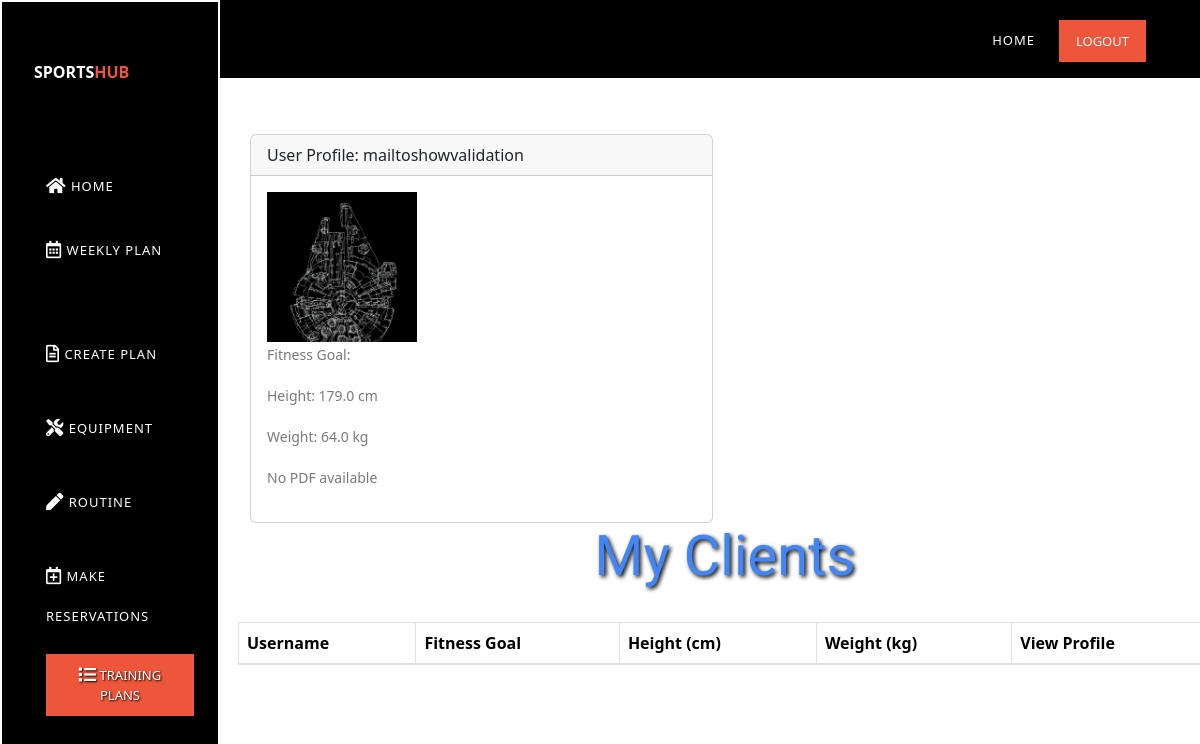
The page /members/profile/42/ on the database its author committed.
### users/models.py (models this page shows, shortened)
class CustomUser(AbstractBaseUser, PermissionsMixin):
    username = models.CharField(max_length=100, unique=True)
    email = models.EmailField(unique=True)
    first_name = models.CharField(max_length=100)
    last_name = models.CharField(max_length=100)
    role = models.CharField(max_length=20)  # Define roles (e.g., "FitnessUser", "FitnessTrainer", "SportsTrainer")
    description = models.TextField(blank=True, null=True)
    profile_picture = models.FileField(upload_to='profile_pics/', blank=True, null=True)
    address = models.TextField(blank=True, null=True)
    contact_number = models.CharField(max_length=15, blank=True, null=True)
    second_contact_number = models.CharField(max_length=15, blank=True, null=True)# Add the description field
    is_active = models.BooleanField(default=True)
    is_staff = models.BooleanField(default=False)
    objects = CustomUserManager()
    USERNAME_FIELD = 'email'
    REQUIRED_FIELDS = ['username']

### Members/models.py (models this page shows, shortened)
class FitnessUser(models.Model):
    user = models.OneToOneField(CustomUser, on_delete=models.CASCADE)
    fitness_goal = models.CharField(max_length=255)
    height = models.FloatField()
    weight = models.FloatField()
    medical_conditions_text = models.TextField(blank=True, null=True)
    medical_conditions_pdf = models.FileField(upload_to='medical_conditions_pdfs/', blank=True, null=True)

### Members/views.py (the view)
# urls.py: path('profile/<int:user_id>/', views.view_profile, name='view_profile'),
def view_profile(request, user_id):
    custom_user = get_object_or_404(CustomUser, id=user_id)
    fitness_user = get_object_or_404(FitnessUser, user=custom_user)
    nutrition_plan = NutritionPlan.objects.filter(creator_user=fitness_user)
    workout_plan = WorkoutRoutine.objects.filter(creator_user=fitness_user)
    return render(request, 'pprofile.html', {'user': custom_user, 'fitness_user': fitness_user, 'nutrition_plan': nutrition_plan, 'workout_plan': workout_plan})

### Members/templates/pprofile.html (shortened to what this page needs)
{% load static %}
{% load socialaccount %}
<!DOCTYPE html>
<html lang="en">
<head>
    <link rel="stylesheet" href="https://cdnjs.cloudflare.com/ajax/libs/font-awesome/5.15.3/css/all.min.css">
    <link rel="stylesheet" href="{% static 'fonts/icomoon/style.css' %}">
    <link rel="stylesheet" type="text/css" href="{% static 'assets/css/bootstrap.min.css' %}">
     <link rel="stylesheet" type="text/css" href="{% static 'assets/css/font-awesome.css' %}">
     <link rel="stylesheet" href="{% static 'assets/css/templatemo-training-studio.css' %}">
    <link rel="stylesheet" href="{% static 'css/bootstrap.min.css' %}">
    <link rel="stylesheet" href="{% static 'css/jquery-ui.css' %}">
    <link rel="stylesheet" href="{% static 'css/owl.carousel.min.css' %}">
    <link rel="stylesheet" href="{% static 'css/owl.theme.default.min.css' %}">
    <link rel="stylesheet" href="{% static 'css/owl.theme.default.min.css' %}">
    <link rel="stylesheet" href="{% static 'css/jquery.fancybox.min.css' %}">
    <link rel="stylesheet" href="{% static 'css/bootstrap-datepicker.css' %}">
    <link rel="stylesheet" href="{% static 'fonts/flaticon/font/flaticon.css' %}">
    <link rel="stylesheet" href="{% static 'css/aos.css' %}">
    <link href="{% static 'css/jquery.mb.YTPlayer.min.css' %}" media="all" rel="stylesheet" type="text/css">
    <link rel="stylesheet" href="{% static 'css/style.css' %}">
    <link rel="stylesheet" href="https://cdnjs.cloudflare.com/ajax/libs/font-awesome/5.15.3/css/all.min.css">
    <link rel="stylesheet" href="https://cdnjs.cloudflare.com/ajax/libs/font-awesome/5.15.3/css/all.min.css">
    <link href="https://cdn.jsdelivr.net/npm/bootstrap@5.3.1/dist/css/bootstrap.min.css" rel="stylesheet"
>
    <link rel="stylesheet" href="https://cdnjs.cloudflare.com/ajax/libs/font-awesome/5.15.3/css/all.min.css">
    <link rel="stylesheet" href="{% static 'fonts/icomoon/style.css' %}">
    <link rel="stylesheet" href="{% static 'assets/css/bootstrap.min.css' %}">
    <link rel="stylesheet" href="{% static 'css/style.css' %}">
    <link rel="stylesheet" href="{% static 'css/jquery-ui.css' %}">
    <link rel="stylesheet" href="{% static 'css/owl.carousel.min.css' %}">
    <link rel="stylesheet" href="{% static 'css/owl.theme.default.min.css' %}">
    <link rel="stylesheet" href="{% static 'css/jquery.fancybox.min.css' %}">
    <link rel="stylesheet" href="{% static 'css/bootstrap-datepicker.css' %}">
    <link rel="stylesheet" href="{% static 'fonts/flaticon/font/flaticon.css' %}">
    <link rel="stylesheet" href="{% static 'css/aos.css' %}">
    <link href="https://cdn.jsdelivr.net/npm/bootstrap@5.3.1/dist/css/bootstrap.min.css" rel="stylesheet">
</head>
<body style="background-color: #898787; color: #ffffff; border-bottom: 2px solid #ffffff;">
    <header class="header-area header-sticky" style="background: #000000; border-bottom: 2px solid #ffffff;">
        <div class="container">
            <div class="row">
                <div class="col-12">
                    <nav class="main-nav">
                        <ul class="nav">
                            <li class="scroll-to-section"><a href="{% url 'index' %}">Home</a></li>
                            <li class="scroll-to-section"><a href="{% url 'users:logout' %}" class="nav-link">Logout</a></li>
                        </ul>
                    </nav>
                </div>
            </div>
        </div>
    <aside class="sidebar" style="background: #000000; color: #fff; width: 220px; height: 100vh; position: fixed; top: 0; left: 0; padding-top: 30px; padding-left: 20px; border: 2px solid #ffffff;">
        <div class="container">
            <div class="row">
                <div class="col-12">
                    <nav class="main-nav d-flex flex-column">
                        <div>
                            <a href="index.html" class="logo" style="color: #ffffff; font-size: 1.0em; text-shadow: 2px 2px 4px #000;">Sports<em>Hub</em></a>
                        </div>
                        <ul class="nav flex-column">
                            <br>
                            <li class="scroll-to-section"><a href="{% url 'index' %}" style="color: #fff; margin-bottom: 10px; padding: 10px 0; text-shadow: 1px 1px 2px #000;"><i class="fas fa-home fa-lg"></i> Home</a></li>
                            <br>
                            <li class="scroll-to-section"><a href="{% url 'Members:create_weekly_plan' %}" style="color: #fff; margin-bottom: 40px; text-shadow: 1px 1px 2px #000;"><i class="far fa-calendar-alt fa-lg"></i> Weekly Plan</a></li>
                            <br>
                            <li class="scroll-to-section"><a href="{% url 'Members:create_training_plan' %}" style="color: #fff; margin-bottom: 10px; text-shadow: 1px 1px 2px #000;"><i class="far fa-file-alt fa-lg"></i> Create Plan</a></li>
                            <br>
                            <li class="scroll-to-section"><a href="{% url 'Members:cereservation_page' %}" style="color: #fff; margin-bottom: 10px; text-shadow: 1px 1px 2px #000;"><i class="fas fa-tools fa-lg"></i> Equipment</a></li>
                            <br>
                            <li><a href="{% url 'Training:create_routine' %}" style="color: #fff; margin-bottom: 10px; text-shadow: 1px 1px 2px #000;"><i class="fas fa-pen fa-lg"></i> Routine</a></li>
                            <br>
                            <li class="scroll-to-section"><a href="{% url 'Members:make_reservation' %}" style="color: #fff; margin-bottom: 10px; text-shadow: 1px 1px 2px #000;"><i class="far fa-calendar-plus fa-lg"></i> Make Reservations</a></li>
                            <br>
                            <br>
                            <li class="scroll-to-section"><a href="{% url 'Members:suggest_training_plans' %}" style="color: #fff; margin-bottom: 10px; text-shadow: 1px 1px 2px #000;"><i class="fas fa-list fa-lg"></i> Training Plans</a></li>
                        </ul>
                    </nav>
                </div>
            </div>
        </div>
    </aside>
    <div class="main-content">
        <div class="row mt-4 ">
            <div class="col-md-6">
                <div class="card">
                    <div class="card-header">
                        User Profile: {{ user.username }}
                    </div>
                    <div class="card-body">
                        <img src="{{ user.profile_picture.url }}" alt="Profile Picture"
                            style="width: 150px; height: 150px; object-fit: cover;">
                        <p>Fitness Goal: {{ us.fitnessuser.fitness_goal }}</p>
                        <p>Height: {{ user.fitnessuser.height }} cm</p>
                        <p>Weight: {{ user.fitnessuser.weight }} kg</p>
                        {% if user.fitnessuser.medical_conditions_pdf %}
                        <a href="{% url 'Members:download_pdf' user.fitnessuser.medical_conditions_pdf.name %}" target="_blank">Medical reports</a>
                        {% else %}
                        <p>No PDF available</p>
                        {% endif %}
                    </div>
                </div>
            </div>
            <h1 class="display-4" style="color: #4285f4; text-align: center; text-shadow: 2px 2px 4px #000;">My Clients</h1>
            <table class="table table-bordered mt-4">
                <thead>
                    <tr>
                        <th>Username</th>
                        <th>Fitness Goal</th>
                        <th>Height (cm)</th>
                        <th>Weight (kg)</th>
                        <th>View Profile</th>
                    </tr>
                </thead>
            </table>
        </div>
</body>
</html>

### static/assets/css/templatemo-training-studio.css (style rules this page uses)
html, body, div, span, applet, object, iframe, h1, h2, h3, h4, h5, h6, p, blockquote, div pre, a, abbr, acronym, address, big, cite, code, del, dfn, em, font, img, ins, kbd, q, s, samp, small, strike, strong, sub, sup, tt, var, b, u, i, center, dl, dt, dd, ol, ul, li, figure, header, nav, section, article, aside, footer, figcaption { margin: 0; padding: 0; border: 0; outline: 0; }
ul, li { padding: 0; margin: 0; list-style: none; }
header, nav, section, article, aside, footer, hgroup { display: block; }
* { box-sizing: border-box; }
html, body { font-family: 'Poppins', sans-serif; font-weight: 400; background-color: #fff; font-size: 16px; -ms-text-size-adjust: 100%; -webkit-font-smoothing: antialiased; -moz-osx-font-smoothing: grayscale; }
a { text-decoration: none !important; }
h1, h2, h3, h4, h5, h6 { margin-top: 0px; margin-bottom: 0px; }
ul { margin-bottom: 0px; }
p { font-size: 14px; line-height: 25px; color: #7a7a7a; }
html, body { background: #fff; font-family: 'Poppins', sans-serif; }
.header-area { position: absolute; top: 0px; left: 0px; right: 0px; z-index: 100; height: 80px; background: rgba(250,250,250,0.1); -webkit-transition: all .5s ease 0s; -moz-transition: all .5s ease 0s; -o-transition: all .5s ease 0s; transition: all .5s ease 0s; }
.header-area .main-nav { min-height: 80px; background: transparent; }
.header-area .main-nav .logo { line-height: 80px; color: #fff; font-size: 32px; font-weight: 800; text-transform: uppercase; float: left; -webkit-transition: all 0.3s ease 0s; -moz-transition: all 0.3s ease 0s; -o-transition: all 0.3s ease 0s; transition: all 0.3s ease 0s; }
.header-area .main-nav .logo em { font-style: normal; color: #ed563b; font-weight: 900; }
.header-area .main-nav .nav { float: right; margin-top: 27px; margin-right: 0px; background-color: transparent; -webkit-transition: all 0.3s ease 0s; -moz-transition: all 0.3s ease 0s; -o-transition: all 0.3s ease 0s; transition: all 0.3s ease 0s; position: relative; z-index: 999; }
.header-area .main-nav .nav li { padding-left: 20px; padding-right: 20px; }
.header-area .main-nav .nav li a { display: block; font-weight: 500; font-size: 13px; color: #7a7a7a; text-transform: uppercase; -webkit-transition: all 0.3s ease 0s; -moz-transition: all 0.3s ease 0s; -o-transition: all 0.3s ease 0s; transition: all 0.3s ease 0s; height: 40px; line-height: 40px; border: transparent; letter-spacing: 1px; }
.header-area .main-nav .nav li a { color: #fff; }
.header-area .main-nav .nav li:last-child a { display: inline-block; font-size: 13px; padding: 11px 17px; background-color: #ed563b; color: #fff; text-align: center; font-weight: 400; letter-spacing: 0px; text-transform: uppercase; transition: all .3s; height: auto; line-height: 20px; }
.header-area.header-sticky { min-height: 80px; }
.header-area.header-sticky .nav { margin-top: 20px !important; }
@media (max-width: 1200px) { .header-area .main-nav .nav li { padding-left: 12px; padding-right: 12px; } }
@media (max-width: 1200px) { .header-area .main-nav:before { display: none; } }
@media (min-width: 767px) { .header-area .main-nav .nav { display: flex !important; } }

### static/css/style.css (style rules this page uses)
html { overflow-x: hidden; }
body { line-height: 1.7; font-weight: 300; font-size: 1.1rem; color: #989898; }
a { -webkit-transition: .3s all ease; -o-transition: .3s all ease; transition: .3s all ease; }
h1, h2, h3, h4, h5, .h1, .h2, .h3, .h4, .h5 { font-family: "Muli", -apple-system, BlinkMacSystemFont, "Segoe UI", Roboto, "Helvetica Neue", Arial, sans-serif, "Apple Color Emoji", "Segoe UI Emoji", "Segoe UI Symbol", "Noto Color Emoji"; color: #000; }

### Members/templates/pprofile.html (style rules this page uses)
.main-content { margin-left: 250px; padding-top: 30px; }

### rows shown on the page
CustomUser: username "mailtoshowvalidation", profile_picture (picture), fitnessuser.height "179.0", fitnessuser.weight "64.0"
